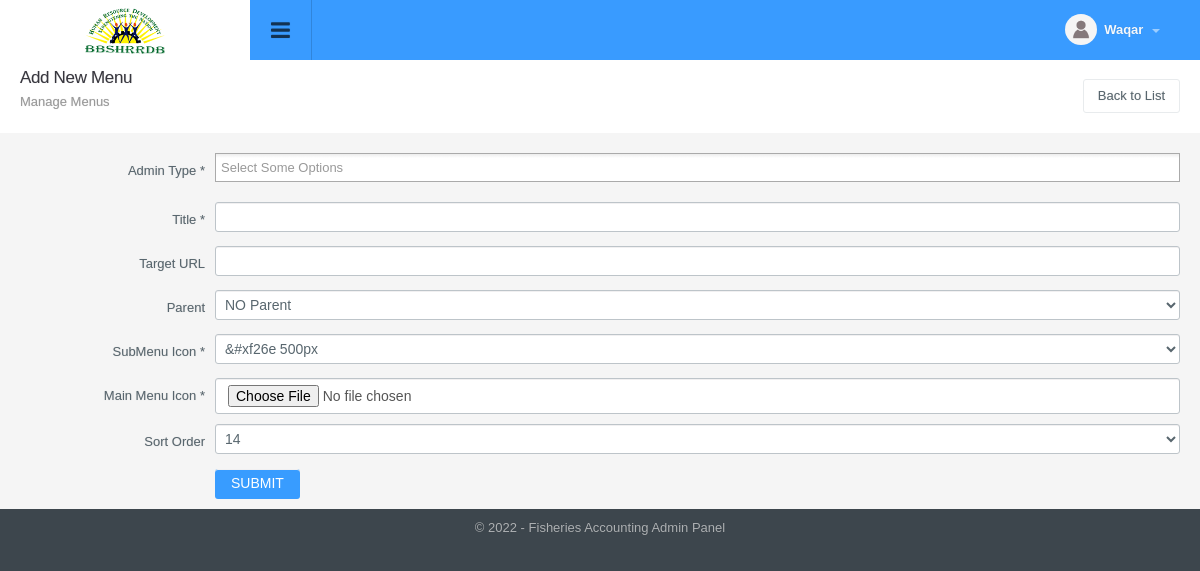
Screenshot of /menu_manage.php?tab=add (signed in) with the database file from the repository.
### tables this page shows
CREATE TABLE `config_variable` (
  `id` int NOT NULL,
  `config_type_id` int NOT NULL,
  `title` varchar(512) NOT NULL,
  `notes` varchar(512) NOT NULL,
  `type` varchar(200) NOT NULL,
  `default_values` text NOT NULL,
  `key` varchar(200) NOT NULL,
  `value` text NOT NULL,
  `sortorder` int NOT NULL
);

### include/db.php (called while the page is built, shortened)
<?php
function doquery($qr,$lnk){
	@$res=mysqli_query($lnk,$qr) or die($qr." - ".mysqli_error($lnk));
	return $res;
}
function dofetch($rs){
	@$rec=mysqli_fetch_array($rs);
	return $rec;
}
function numrows($rs){
	return mysqli_num_rows($rs);
}

### modules/menu/add.php (the view, shortened to what this page needs)
<?php
if(isset($_SESSION["menu_manage"]["add"])){
	extract($_SESSION["menu_manage"]["add"]);
}
else{
	$title="";
	$url="";
	$small_icon="";
}
?>
<div class="page-header">
	<h1 class="title">Add New Menu</h1>
  	<ol class="breadcrumb">
    	<li class="active">Manage Menus</li>
  	</ol>
  	<div class="right">
    	<div class="btn-group" role="group" aria-label="..."> <a href="menu_manage.php" class="btn btn-light editproject">Back to List</a> </div>
  	</div>
</div>
<form action="menu_manage.php?tab=add" method="post" enctype="multipart/form-data" name="frmAdd"  onSubmit="return checkFields();" class="form-horizontal form-horizontal-left">
    <div class="form-group">
        <div class="row">
            <div class="col-sm-2 control-label no-padding-right">
                <label class="form-label" for="admin_type_id">Admin Type <span class="manadatory">*</span> </label>
            </div>
            <div class="col-sm-10">
            </div>
        </div>
    </div>
  	<div class="form-group">
    	<div class="row">
        	<div class="col-sm-2 control-label">
    			<label class="form-label" for="title">Title <span class="manadatory">*</span></label>
            </div>
            <div class="col-sm-10">
                <input type="text" title="Enter Title" value="<?php echo $title; ?>" name="title" id="title" class="form-control" >
            </div>
        </div>
  	</div>
  	<div class="form-group">
    	<div class="row">
        	<div class="col-sm-2 control-label">
            	<label class="form-label" for="url">Target URL</label>
            </div>
            <div class="col-sm-10">
                <input type="text" value="<?php echo $url; ?>" name="url" id="url" class="form-control" title="Enter URL Page">
            </div>
        </div>
  	</div>
  	<div class="form-group">
    	<div class="row">
        	<div class="col-sm-2 control-label">
            	<label class="form-label" for="parent_id">Parent</label>
            </div>
            <div class="col-sm-10">
                <select name="parent_id" title="Choose Option">
                    <option value="0">NO Parent</option>
               </select>
            </div>
        </div>
  	</div>
  	<div class="form-group">
    	<div class="row">
        	<div class="col-sm-2 control-label">
            	<label class="form-label" for="small_icon">SubMenu Icon <span class="manadatory">*</span></label>
            </div>
            <div class="col-sm-10">
                <select name="small_icon" id="small_icon" style="font-family:FontAwesome, Arial">
                    <?php
                    foreach(get_fontawesome_icons() as $ficon){
                        ?>
                        <option value="<?php echo $ficon[0]?>"<?php if($small_icon==$ficon[0]) echo ' selected="selected"';?>><?php echo "&#x".$ficon[1]." ".$ficon[0]?></option>
                        <?php
                    }
                    ?>
                </select>
            </div>
        </div>
  	</div>
    <div class="form-group">
    	<div class="row">
        	<div class="col-sm-2 control-label">
            	<label class="form-label" for="icon">Main Menu Icon <span class="manadatory">*</span></label>
            </div>
            <div class="col-sm-10">
                <input type="file" name="icon" id="icon" class="form-control" title="icon for Main Menu">
            </div>
        </div>
  	</div>
    <div class="form-group">
    	<div class="row">
        	<div class="col-sm-2 control-label">
            	<label class="form-label" for="password">Sort Order</label>
            </div>
            <div class="col-sm-10">
            </div>
        </div>
  	</div>
  	<div class="form-group">
    	<div class="row">
        	<div class="col-sm-2 control-label">
            </div>
            <div class="col-sm-10">
                <input type="submit" value="SUBMIT" class="btn btn-default btn-l" name="menu_add" title="Submit Record" />
            </div>
        </div>
  	</div>
</form>

### include/header.php (shortened to what this page needs)
<!DOCTYPE html PUBLIC "-//W3C//DTD XHTML 1.0 Transitional//EN" "http://www.w3.org/TR/xhtml1/DTD/xhtml1-transitional.dtd">
<html xmlns="http://www.w3.org/1999/xhtml">
<head>
<link type="text/css" rel="stylesheet" href="css/font-awesome.min.css" />
<link type="text/css" rel="stylesheet" href="css/font-awesome.css" />
<link type="text/css" rel="stylesheet"  href="css/bootstrap.css" />
<link rel="stylesheet" href="css/bootstrap-datetimepicker.min.css" />
<link type="text/css" rel="stylesheet"  href="css/awesome-bootstrap-checkbox.css" />
<link href="css/general.css" type="text/css" rel="stylesheet" />
<link type="text/css" rel="stylesheet"  href="css/style.css" />
<link rel="stylesheet" href="//code.jquery.com/ui/1.12.1/themes/base/jquery-ui.css">
</head>
<body>
	<div id="wrapper" class="round_corners">
    	<div id="top" class="clearfix">
            <div class="applogo">
                <a href="index.php" class="logo"><?php $admin_logo=get_config("admin_logo"); ?><img src="<?php echo $file_upload_root;?>config/<?php echo $admin_logo?>" /></a>
            </div>
            <a class="sidebar-open-button" href="#"><i class="fa fa-bars"></i></a>
            <ul class="top-right">
            	<li class="dropdown link">
                	<a class="dropdown-toggle profilebox" data-toggle="dropdown" href="#">
                    	<img alt="img" src="images/profileimg-default.png">
                        <b><?php echo ucfirst((isset($_SESSION["logged_in_admin"]) && $_SESSION["logged_in_admin"]!="")?$_SESSION["logged_in_admin"]["name"]:"Guest");?></b>
                        <span class="caret"></span>
                    </a>
                </li>
           </ul>
        </div>
		<div class="content" style="margin-left:0">

### include/footer.php (shortened to what this page needs)
<div id="footer" class="bottom_round_corners">
	<div id="footer_content">
    	<address>&copy; <?php echo date("Y");?> - <?php echo $site_title; ?> Admin Panel</address>
    </div>
</div>
<link href="js/fancybox/jquery.fancybox.min.css" rel="stylesheet" type="text/css" />
<link href="js/chosen/chosen.css" rel="stylesheet" type="text/css" />
<link rel="stylesheet" type="text/css" href="css/angularjs-datetime-picker.css" />
</body>
</html>

### rows the page displays
config_variable: value (picture)
config_variable: value "Fisheries Accounting"

### other values shown
form field sortorder "14"
